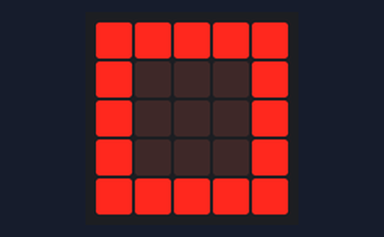
Simulated run of this program. Board: BBC micro:bit (MakeCode). Parts: the board's 5×5 LED display.

Above: at 0.1 s.
At 0.7 s:
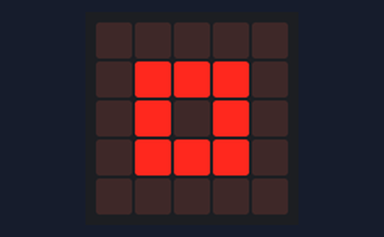
At 1.7 s:
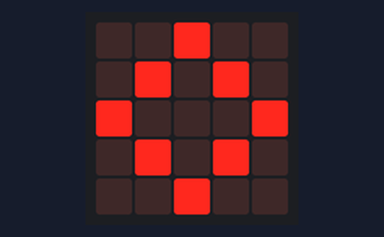
At 2.3 s:
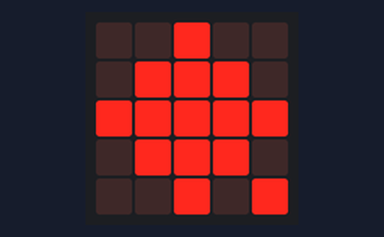
At 2.8 s:
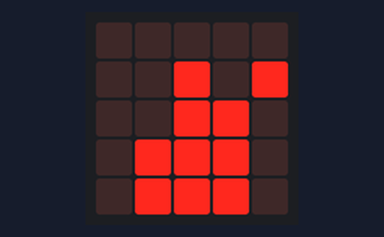
At 4.01 s:
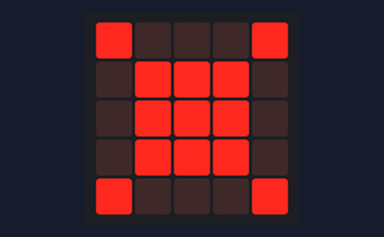

Measured:
- by itself, everything shown: repeats every 1.6 s, in 4 steps
- what the display in image 1 shows lasts 1.0 s, from 0.6 s to 1.6 s
- what the display in image 2 shows lasts 0.6 s, from 1.6 s to 2.2 s
- what the display in image 3 shows lasts 0.4 s, from 2.2 s to 2.6 s

The program:

main.ts
```typescript
basic.showIcon(IconNames.Square)
basic.showLeds(`
    . . . . .
    . # # # .
    . # . # .
    . # # # .
    . . . . .
    `)
basic.showIcon(IconNames.SmallSquare)
basic.showIcon(IconNames.Diamond)
basic.showLeds(`
    . . # . .
    . # # # .
    # # # # #
    . # # # .
    . . # . #
    `)
basic.forever(function () {
    basic.showLeds(`
        . . . . .
        . . # . #
        . . # # .
        . # # # .
        . # # # .
        `)
    basic.showLeds(`
        . . . # .
        . . # . .
        . # # # .
        . # # # .
        . # # # .
        `)
    basic.showLeds(`
        . . . . .
        . . # . .
        . # # # .
        . # # # .
        . # # # .
        `)
    basic.showLeds(`
        # . . . #
        . # # # .
        . # # # .
        . # # # .
        # . . . #
        `)
})
```

test.ts
```typescript
// aquí va el archivo "tests"; esto no se compilará cuando este paquete se utilice como una extensión.
```
